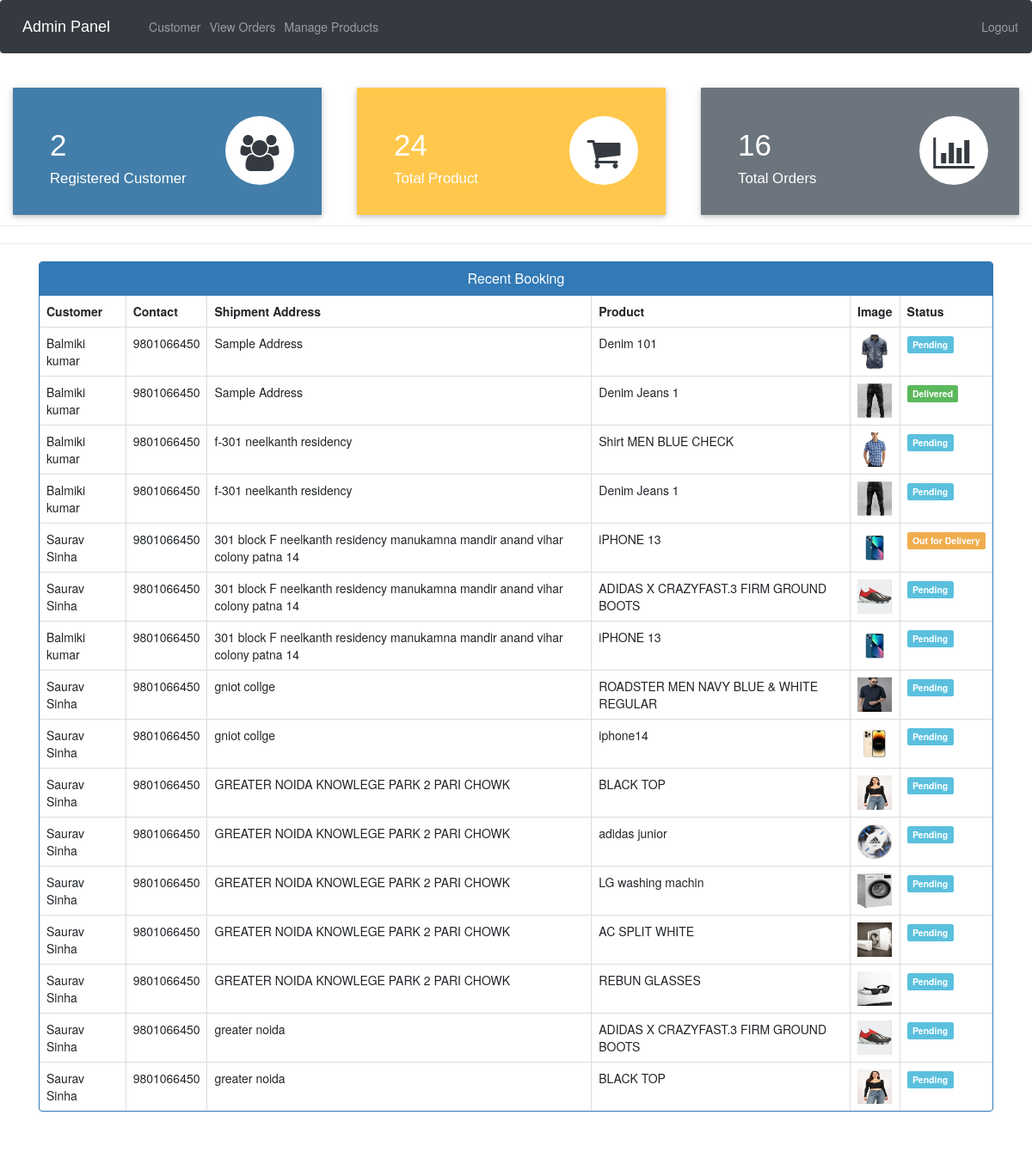
The app's page /admin-dashboard (signed in) with its own data.
### ecom/models.py (models this page shows, shortened)
class Customer(models.Model):
    user=models.OneToOneField(User,on_delete=models.CASCADE)
    profile_pic= models.ImageField(upload_to='profile_pic/CustomerProfilePic/',null=True,blank=True)
    address = models.CharField(max_length=40)
    mobile = models.CharField(max_length=20,null=False)
    @property
    def get_name(self):
        return self.user.first_name+" "+self.user.last_name

class Orders(models.Model):
    STATUS =(
        ('Pending','Pending'),
        ('Order Confirmed','Order Confirmed'),
        ('Out for Delivery','Out for Delivery'),
        ('Delivered','Delivered'),
    )
    customer=models.ForeignKey('Customer', on_delete=models.CASCADE,null=True)
    product=models.ForeignKey('Product',on_delete=models.CASCADE,null=True)
    email = models.CharField(max_length=50,null=True)
    address = models.CharField(max_length=500,null=True)
    mobile = models.CharField(max_length=20,null=True)
    order_date= models.DateField(auto_now_add=True,null=True)
    status=models.CharField(max_length=50,null=True,choices=STATUS)

class Product(models.Model):
    name=models.CharField(max_length=40)
    product_image= models.ImageField(upload_to='product_image/',null=True,blank=True)
    price = models.PositiveIntegerField()
    description=models.CharField(max_length=40)

### ecom/views.py (the view)
# urls.py: path('admin-dashboard', views.admin_dashboard_view,name='admin-dashboard'),
@login_required(login_url='adminlogin')
def admin_dashboard_view(request):
    customercount=models.Customer.objects.all().count()
    productcount=models.Product.objects.all().count()
    ordercount=models.Orders.objects.all().count()
    orders=models.Orders.objects.all()
    ordered_products=[]
    ordered_bys=[]
    for order in orders:
        ordered_product=models.Product.objects.all().filter(id=order.product.id)
        ordered_by=models.Customer.objects.all().filter(id = order.customer.id)
        ordered_products.append(ordered_product)
        ordered_bys.append(ordered_by)
    mydict={
    'customercount':customercount,
    'productcount':productcount,
    'ordercount':ordercount,
    'data':zip(ordered_products,ordered_bys,orders),
    }
    return render(request,'ecom/admin_dashboard.html',context=mydict)

### templates/ecom/admin_dashboard.html
{% extends 'ecom/admin_base.html' %}
{% load static %}
{% block content %}
<br>
{%include 'ecom/admin_dashboard_cards.html'%}
<br><br><br><br><br>
<hr><hr>
<div class="container" >
    <div class="panel panel-primary" >
      <div class="panel-heading" style="text-align:center;">
        <h6 class="panel-title">Recent Booking</h6>
      </div>
      <table class="table table-hover table-bordered" id="dev-table">
        <thead>
          <tr>
            <th>Customer</th>
            <th>Contact</th>
            <th>Shipment Address</th>
            <th>Product</th>
            <th>Image</th>
            <th>Status</th>
          </tr>
        </thead>
        {% for product,customer,order in data %}
        <tr>
          {% for c in customer %}
          <td> {{c.get_name}}</td>
          <td>{{c.mobile}}</td>
          <td>{{order.address}}</td>
          {% endfor %}
          {% for p in product %}
          <td> {{p.name}}</td>
          <td> <img src="{% static p.product_image.url %}" alt="Profile Pic" height="40px" width="40px" /></td>
          {% if order.status == 'Pending'%}
          <td> <span class="label label-info">{{order.status}}</span></td>
          {% elif order.status == 'Delivered' %}
          <td> <span class="label label-success">{{order.status}}</span></td>
          {% elif order.status == 'Out for Delivery' %}
          <td> <span class="label label-warning">{{order.status}}</span></td>
          {%else%}
            <td> <span class="label label-primary">{{order.status}}</span></td>
          {%endif%}
          {% endfor %}
        </tr>
        {% endfor %}
      </table>
  </div>
</div>
{% endblock content %}

### records on screen
Orders: address "Sample Address", status "Pending"
Customer: get_name "Balmiki kumar", mobile "9801066450"
Product: name "Denim 101", product_image (picture)
Orders: address "Sample Address", status "Delivered"
Product: name "Denim Jeans 1", product_image (picture)
Orders: address "f-301 neelkanth residency", status "Pending"
Product: name "Shirt MEN BLUE CHECK", product_image (picture)
Orders: address "f-301 neelkanth residency", status "Pending"
Orders: address "301 block F neelkanth residency manukamna mandir anand vihar colony patna 14", status "Out for Delivery"
Customer: get_name "Saurav Sinha", mobile "9801066450"
Product: name "iPHONE 13", product_image (picture)
Orders: address "301 block F neelkanth residency manukamna mandir anand vihar colony patna 14", status "Pending"
Product: name "ADIDAS X CRAZYFAST.3 FIRM GROUND BOOTS", product_image (picture)
Orders: address "301 block F neelkanth residency manukamna mandir anand vihar colony patna 14", status "Pending"
Orders: address "gniot collge", status "Pending"
Product: name "ROADSTER MEN NAVY BLUE & WHITE REGULAR", product_image (picture)
Orders: address "gniot collge", status "Pending"
Product: name "iphone14", product_image (picture)
Orders: address "GREATER NOIDA KNOWLEGE PARK 2 PARI CHOWK", status "Pending"
Product: name "BLACK TOP", product_image (picture)
Orders: address "GREATER NOIDA KNOWLEGE PARK 2 PARI CHOWK", status "Pending"
Product: name "adidas junior", product_image (picture)
Orders: address "GREATER NOIDA KNOWLEGE PARK 2 PARI CHOWK", status "Pending"
Product: name "LG washing machin", product_image (picture)
Orders: address "GREATER NOIDA KNOWLEGE PARK 2 PARI CHOWK", status "Pending"
Product: name "AC SPLIT WHITE", product_image (picture)
Orders: address "GREATER NOIDA KNOWLEGE PARK 2 PARI CHOWK", status "Pending"
Product: name "REBUN GLASSES", product_image (picture)
Orders: address "greater noida", status "Pending"
Orders: address "greater noida", status "Pending"

### other values on screen
{{ customercount }} "2"
{{ productcount }} "24"
{{ ordercount }} "16"
